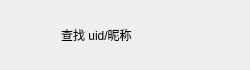
<?xml version="1.0" encoding="UTF-8"?>
<ui version="4.0">
 <class>AddUserItem</class>
 <widget class="ListItemBase" name="AddUserItem">
  <property name="geometry">
   <rect>
    <x>0</x>
    <y>0</y>
    <width>250</width>
    <height>70</height>
   </rect>
  </property>
  <property name="minimumSize">
   <size>
    <width>250</width>
    <height>70</height>
   </size>
  </property>
  <property name="maximumSize">
   <size>
    <width>250</width>
    <height>70</height>
   </size>
  </property>
  <property name="windowTitle">
   <string>AddUserItem</string>
  </property>
  <layout class="QHBoxLayout" name="horizontalLayout">
   <item>
    <widget class="QLabel" name="add_tip">
     <property name="minimumSize">
      <size>
       <width>44</width>
       <height>44</height>
      </size>
     </property>
     <property name="maximumSize">
      <size>
       <width>44</width>
       <height>44</height>
      </size>
     </property>
     <property name="text">
      <string/>
     </property>
    </widget>
   </item>
   <item>
    <widget class="QLabel" name="message_tip">
     <property name="text">
      <string>查找 uid/昵称</string>
     </property>
    </widget>
   </item>
   <item>
    <widget class="QLabel" name="right_tip">
     <property name="minimumSize">
      <size>
       <width>30</width>
       <height>30</height>
      </size>
     </property>
     <property name="maximumSize">
      <size>
       <width>30</width>
       <height>30</height>
      </size>
     </property>
     <property name="text">
      <string/>
     </property>
    </widget>
   </item>
  </layout>
 </widget>
 <customwidgets>
  <customwidget>
   <class>ListItemBase</class>
   <extends>QWidget</extends>
   <header>listitembase.h</header>
   <container>1</container>
  </customwidget>
 </customwidgets>
 <resources>
  <include location="../../../../../rc.qrc"/>
 </resources>
 <connections/>
</ui>
